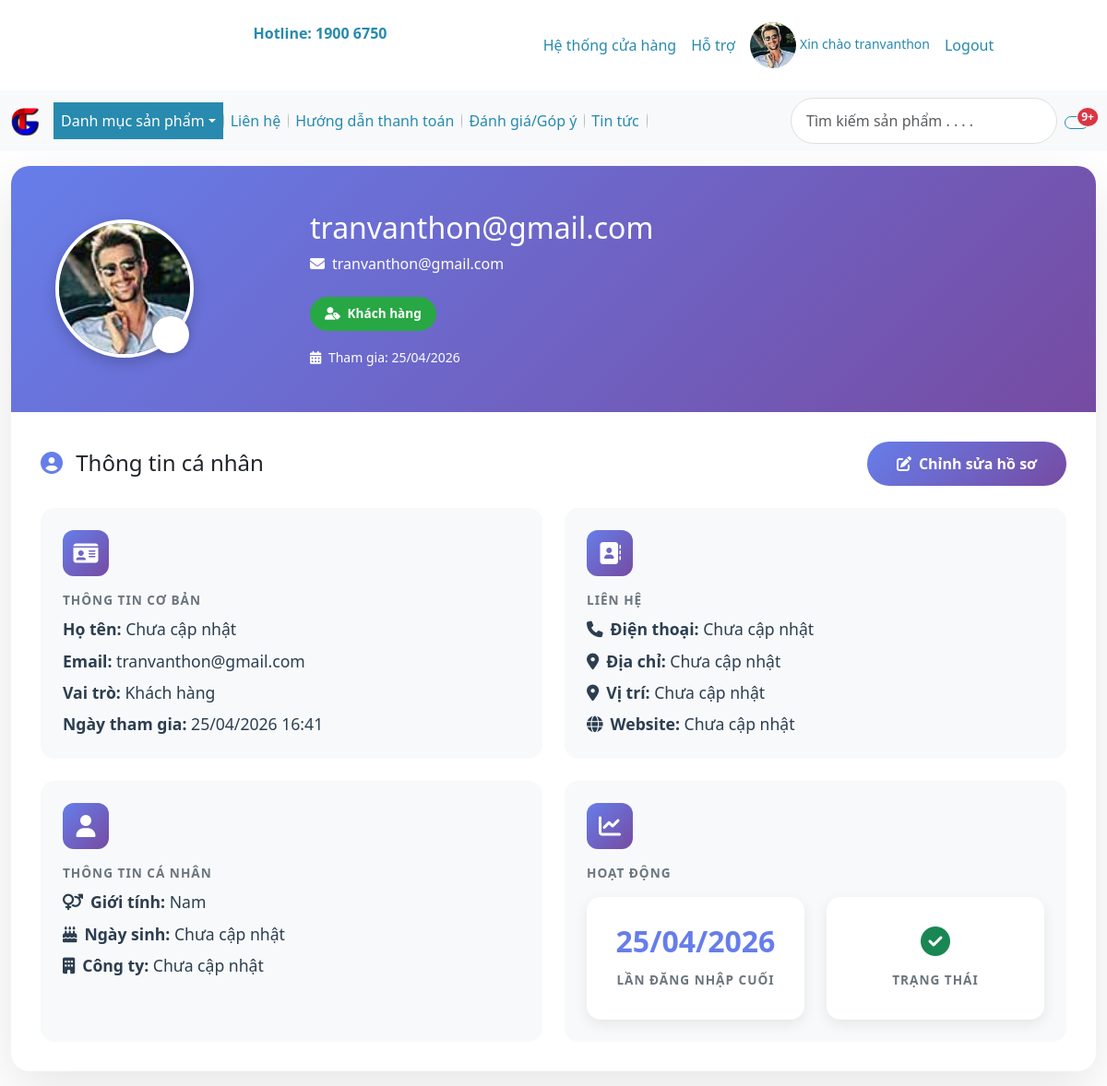
The app's page /accounts/profile/ (signed in) with its own data.
### accounts/models.py (models this page shows, shortened)
class CustomUser(AbstractBaseUser, PermissionsMixin):
    ROLE_CHOICES = (
        ("admin", "Quản trị viên"),
        ("staff", "Nhân viên"),
        ("customer", "Khách hàng"),
    )
    email = models.EmailField(unique=True)
    name = models.CharField(max_length=255, blank=True, default="")
    role = models.CharField(max_length=10, choices=ROLE_CHOICES, default="customer")
    is_active = models.BooleanField(default=True)
    is_staff = models.BooleanField(default=False)
    is_superuser = models.BooleanField(default=False)
    date_joined = models.DateTimeField(default=timezone.now)
    last_login = models.DateTimeField(null=True, blank=True)
    objects = CustomUserManager()
    USERNAME_FIELD = "email"
    EMAIL_FIELD = "email"
    REQUIRED_FIELDS = []
    class Meta:
        verbose_name = "Người dùng"
        verbose_name_plural = "Danh sách người dùng"
    def get_full_name(self):
        return self.name or self.email
    def get_short_name(self):
        return self.name or self.email.split("@")[0]

class Profile(models.Model):
    SEX_CHOICES = [
        ("M", "Nam"),
        ("F", "Nữ"),
        ("O", "Khác"),
    ]
    user = models.OneToOneField(
        settings.AUTH_USER_MODEL, on_delete=models.CASCADE, related_name="profile"
    )
    avatar = models.ImageField(upload_to=get_upload_path, null=True, blank=True)
    address = models.CharField(max_length=255, blank=True, null=True)
    phone = models.CharField(max_length=50, blank=True, null=True)
    birthday = models.DateField(null=True, blank=True)
    sex = models.CharField(max_length=1, choices=SEX_CHOICES, default="M")
    bio = models.TextField(null=True, blank=True)
    updated_at = models.DateTimeField(auto_now=True)
    @property
    def display_avatar(self):
        if self.avatar and os.path.exists(self.avatar.path):
            return self.avatar.url
        else:
            return "/static/images/default/avatar.png"

### accounts/views.py (the view)
# urls.py: path("profile/", views.profile_view, name="profile"),
@login_required
def profile_view(request):
    profile = Profile.objects.all().values()
    context = {"user": request.user, "profile": profile}
    return render(request, "account/profile.html", context)

### templates/account/profile.html (shortened to what this page needs)
{% extends 'base.html' %}
{% block navbar %}
  {% include 'partials/navbar.html' %}
{% endblock %}
{% block content %}
<link rel="stylesheet" href="https://cdnjs.cloudflare.com/ajax/libs/font-awesome/6.4.0/css/all.min.css">
   <div class="container profile-container">
        <div class="profile-card">
            <div class="profile-header">
                <div class="row align-items-center">
                    <div class="col-md-3 text-center text-md-start">
                        <div class="avatar-wrapper">
  <img
    src="{{ user.profile.display_avatar }}"
    alt="Avatar"
    class="avatar-img"
    id="avatarPreview"
  >
  <label for="avatarUpload" class="avatar-upload-btn">
    <i class="fas fa-camera"></i>
  </label>
</div>
                    </div>
                    <div class="col-md-9 text-center text-md-start">
                        <h2 class="mb-2">{{ user.get_full_name }}</h2>
                        <p class="mb-2">
                            <i class="fas fa-envelope me-2"></i>{{ user.email }}
                        </p>
                        <span class="role-badge role-{{ user.role }}">
                            <i class="fas fa-user-tag me-1"></i>
                            {{ user.get_role_display }}
                        </span>
                        <p class="mt-3 mb-0">
                            <small>
                                <i class="fas fa-calendar-alt me-1"></i>
                                Tham gia: {{ user.date_joined|date:"d/m/Y" }}
                            </small>
                        </p>
                    </div>
                </div>
            </div>
            <div class="info-section">
                <div class="d-flex justify-content-between align-items-center mb-4">
                    <h4 class="mb-0">
                        <i class="fas fa-user-circle me-2" style="color: #667eea;"></i>
                        Thông tin cá nhân
                    </h4>
                    <button class="btn edit-btn text-white" data-bs-toggle="modal" data-bs-target="#editProfileModal">
                        <i class="fas fa-edit me-2"></i>Chỉnh sửa hồ sơ
                    </button>
                </div>
                <div class="row g-4">
                    <div class="col-md-6">
                        <div class="info-card">
                            <div class="info-icon">
                                <i class="fas fa-id-card"></i>
                            </div>
                            <div class="info-label">Thông tin cơ bản</div>
                            <div class="info-value mb-2">
                                <strong>Họ tên:</strong> {{ user.name|default:"Chưa cập nhật" }}
                            </div>
                            <div class="info-value mb-2">
                                <strong>Email:</strong> {{ user.email }}
                            </div>
                            <div class="info-value mb-2">
                                <strong>Vai trò:</strong> {{ user.get_role_display }}
                            </div>
                            <div class="info-value">
                                <strong>Ngày tham gia:</strong> {{ user.date_joined|date:"d/m/Y H:i" }}
                            </div>
                        </div>
                    </div>
                    <div class="col-md-6">
                        <div class="info-card">
                            <div class="info-icon">
                                <i class="fas fa-address-book"></i>
                            </div>
                            <div class="info-label">Liên hệ</div>
                            <div class="info-value mb-2">
                                <strong><i class="fas fa-phone me-2"></i>Điện thoại:</strong>
                                {{ user.profile.phone|default:"Chưa cập nhật" }}
                            </div>
                            <div class="info-value mb-2">
                                <strong><i class="fas fa-map-marker-alt me-2"></i>Địa chỉ:</strong>
                                {{ user.profile.address|default:"Chưa cập nhật" }}
                            </div>
                            <div class="info-value mb-2">
                                <strong><i class="fas fa-location-dot me-2"></i>Vị trí:</strong>
                                {{ user.profile.location|default:"Chưa cập nhật" }}
                            </div>
                            <div class="info-value">
                                <strong><i class="fas fa-globe me-2"></i>Website:</strong>
                                {% if user.profile.url %}
                                    <a href="{{ user.profile.url }}" target="_blank">{{ user.profile.url }}</a>
                                {% else %}
                                    Chưa cập nhật
                                {% endif %}
                            </div>
                        </div>
                    </div>
                    <div class="col-md-6">
                        <div class="info-card">
                            <div class="info-icon">
                                <i class="fas fa-user"></i>
                            </div>
                            <div class="info-label">Thông tin cá nhân</div>
                            <div class="info-value mb-2">
                                <strong><i class="fas fa-venus-mars me-2"></i>Giới tính:</strong>
                                {{ user.profile.get_sex_display|default:"Chưa cập nhật" }}
                            </div>
                            <div class="info-value mb-2">
                                <strong><i class="fas fa-cake-candles me-2"></i>Ngày sinh:</strong>
                                {{ user.profile.birthday|date:"d/m/Y"|default:"Chưa cập nhật" }}
                            </div>
                            <div class="info-value">
                                <strong><i class="fas fa-building me-2"></i>Công ty:</strong>
                                {{ user.profile.company|default:"Chưa cập nhật" }}
                            </div>
                        </div>
                    </div>
                    <div class="col-md-6">
                        <div class="info-card">
                            <div class="info-icon">
                                <i class="fas fa-chart-line"></i>
                            </div>
                            <div class="info-label">Hoạt động</div>
                            <div class="row mt-3">
                                <div class="col-6">
                                    <div class="stat-card">
                                        <div class="stat-number">{{ user.last_login|date:"d/m/Y"|default:"Chưa" }}</div>
                                        <div class="info-label mt-2">Lần đăng nhập cuối</div>
                                    </div>
                                </div>
                                <div class="col-6">
                                    <div class="stat-card">
                                        <div class="stat-number">
                                            {% if user.is_active %}
                                                <span class="text-success"><i class="fas fa-check-circle"></i></span>
                                            {% else %}
                                                <span class="text-danger"><i class="fas fa-times-circle"></i></span>
                                            {% endif %}
                                        </div>
                                        <div class="info-label mt-2">Trạng thái</div>
                                    </div>
                                </div>
                            </div>
                        </div>
                    </div>
                </div>
            </div>
        </div>
    </div>
{% endblock %}

### templates/partials/navbar.html (shortened to what this page needs)
{% load static %}
<div class="navbar-header">
  <div class="row container-fluid py-4">
    <div class="col-lg-2 d-none d-sm-block d-sm-none d-md-block d-md-none d-lg-block">
    </div>
    <div class="col-lg-3 d-none d-sm-block d-sm-none d-md-block d-md-none d-lg-block">
      <div class="d-flex justify-content-center align-items-center">
        <span class="fw-bold text-primary fs-6 fw-lighter">Hotline: 1900 6750</span>
      </div>
    </div>
    <div class="col-lg-7 justify-content-center align-items-center d-flex">
      <a class="me-3 text-primary nav-link" href="#"> Hệ thống cửa hàng</a>
      <a class="me-3 text-primary nav-link" href="#"> Hỗ trợ</a>
      {% if user.is_authenticated %}
        <a class="me-3 text-primary nav-link" href="{% url 'profile' %}">
          <img class="rounded-circle" src="{{ user.profile.display_avatar }}" alt="{{ user.get_short_name }}" width="50" height="50" />
          <small class>Xin chào {{ user.get_short_name }}</small>
        </a>
        <a class="text-primary nav-link" href="{% url 'account_logout' %}"> Logout</a>
      {% else %}
        <a class="me-3 text-primary nav-link" href="{% url 'account_login' %}"><i class="bi bi-shield-lock-fill fs-6"></i> Đăng nhập</a>
        <a class="text-primary nav-link" href="{% url 'account_signup' %}"><i class="bi bi-person-plus-fill fs-6"></i> Đăng ký</a>
      {% endif %}
    </div>
  </div>
</div>
<nav class="navbar navbar-expand-lg bg-body-tertiary sticky-lg-top">
  <div class="container-fluid">
    <a class="navbar-brand text-primary" href="{% url 'store:home' %}">
      <img src="{% static 'images/logo/logo.ico' %}" alt="logo" width="30" height="30" />
    </a>
    <div class="collapse navbar-collapse grid justify-content-between" id="navbarSupportedContent">
      <ul class="navbar-nav me-auto mb-2 mb-lg-0">
        <li class="nav-item navbar-vertical dropdown">
          <a class="nav-link active dropdown-toggle bg-primary text-white" href="#">Danh mục sản phẩm</a>
        </li>
        <li class="nav-item navbar-vertical">
          <a class="nav-link" href="#">Liên hệ</a>
        </li>
        <li class="nav-item navbar-vertical">
          <a class="nav-link" href="#">Hướng dẫn thanh toán</a>
        </li>
        <li class="nav-item navbar-vertical">
          <a class="nav-link" href="#">Đánh giá/Góp ý</a>
        </li>
        <li class="nav-item navbar-vertical">
          <a class="nav-link" href="#">Tin tức</a>
        </li>
      </ul>
      <form class="d-flex position-relative d-none d-sm-block d-sm-none d-md-block d-md-none d-lg-block" role="search" data-bs-toggle="modal" data-bs-target="#searchModal">
        <input class="me-4 form-control rounded-pill search" type="text" placeholder="Tìm kiếm sản phẩm . . . . " aria-label="Search" />
        <button class="border-0 bg-transparent rounded-pill position-absolute top-0 end-0 me-2 mt-1" type="button" data-bs-toggle="modal" data-bs-target="#searchModal"></button>
      </form>
      <ul class="navbar-nav mb-2 mb-lg-0 d-flex flex-row justify-content-center align-items-center">
        <li class="nav-item d-flex position-relative d-none d-sm-flex d-sm-none d-md-flex d-md-none d-lg-flex">
          <a class="nav-link" href="#" data-bs-toggle="modal" data-bs-target="#cartModal">
            <button type="button" class="btn btn-outline-primary position-relative rounded-pill">
              <span class="position-absolute top-0 start-100 translate-middle badge rounded-circle p-1 bg-danger border border-light">
                9+
              </span>
            </button>
          </a>
        </li>
      </ul>
    </div>
  </div>
</nav>

### records on screen
CustomUser: profile.display_avatar (picture), get_short_name "tranvanthon", get_full_name "tranvanthon@gmail.com", email "tranvanthon@gmail.com", role "Khách hàng", date_joined "25/04/2026", name "Chưa cập nhật", date_joined "25/04/2026 16:41", profile.phone "Chưa cập nhật", profile.address "Chưa cập nhật", profile.location "Chưa cập nhật", profile.sex "Nam", profile.birthday "Chưa cập nhật", profile.company "Chưa cập nhật", last_login "25/04/2026"
